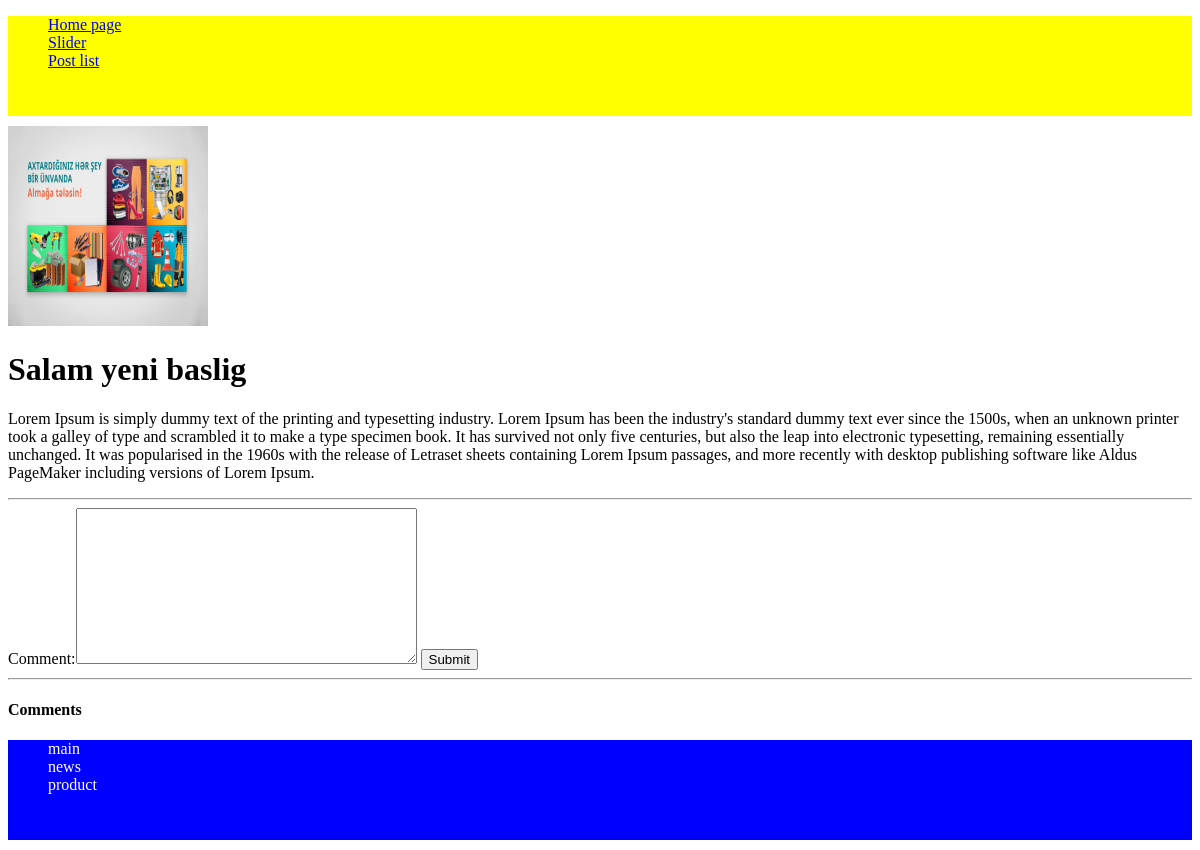
Page /post/salam-yeni-baslig-1/ on the earlier database version.
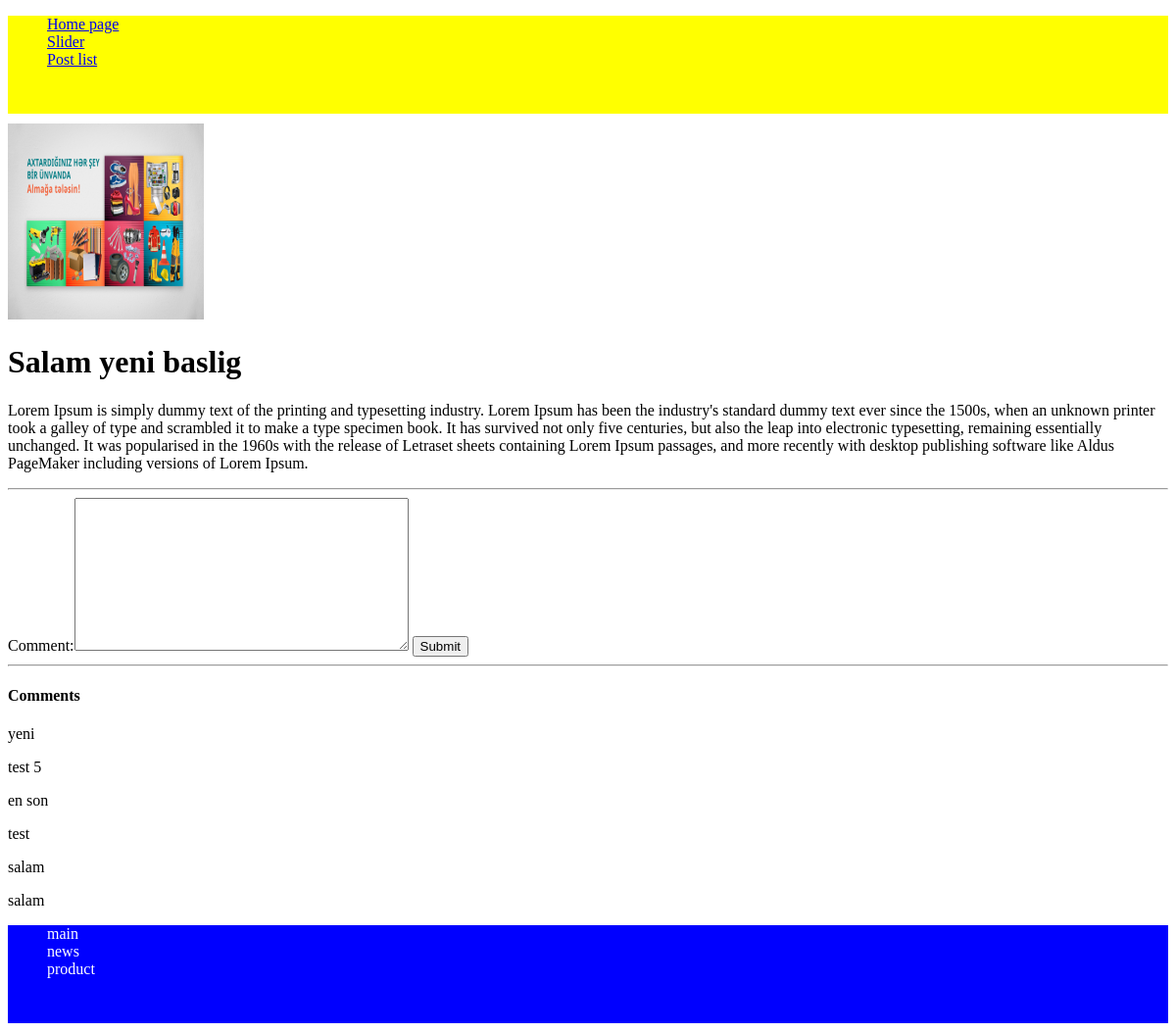
Same page on the later database version.
### post/models.py (models this page shows, shortened)
class Comment(models.Model):
    post=models.ForeignKey(Post,related_name="comment_post",verbose_name="Post",on_delete=models.CASCADE)
    date=models.DateTimeField(auto_now_add=True,verbose_name="Date",null=True)
    content=models.TextField(verbose_name="Comment")
    class Meta:
        verbose_name="Comment"
        verbose_name_plural="Comments"

### post/views.py (the view)
# urls.py: path('post/<slug>/', post_detail, name="post_detail"),
def post_detail(request, slug):
    context = {}
    obj = get_object_or_404(Post, slug=slug)
    context['obj'] = obj
    if request.method == "POST":
        form = CommentForm(request.POST)
        if form.is_valid():
            comment = form.save(commit=False)
            comment.post = obj
            comment.save()
            return redirect(obj.get_absolute_url())
    else:
        form = CommentForm()
        context['form'] = form
    context['form']=form
    context['comment_list']=Comment.objects.all().order_by('-id')
    return render(request, 'post/post_detail.html', context)

### post/forms.py
class CommentForm(forms.ModelForm):
    class Meta:
        model=Comment
        fields=['content']

### templates/post/post_detail.html (shortened to what this page needs)
{% extends "base.html" %}
{% load crispy_forms_field %}
{% block body %}
    <img src="{{ obj.image.url }}" width="200" height="200" alt="{{ obj.title }}">
    <h1>{{ obj.title }}</h1>
    <p> {{ obj.content|safe }} </p>
    <hr>
    <form action="" method="post" enctype="multipart/form-data">
        {{ form }}
        <button type="submit">Submit</button>
    </form>
    <hr>
    <h4>Comments</h4>
    {% for obj in comment_list %}
    <p>{{ obj.content }}</p>
    {% endfor %}
{% endblock %}

Differences in the rows shown:
added Comment: content "yeni"
added Comment: content "test 5"
added Comment: content "en son"
added Comment: content "test"
added Comment: content "salam"
added Comment: content "salam"
